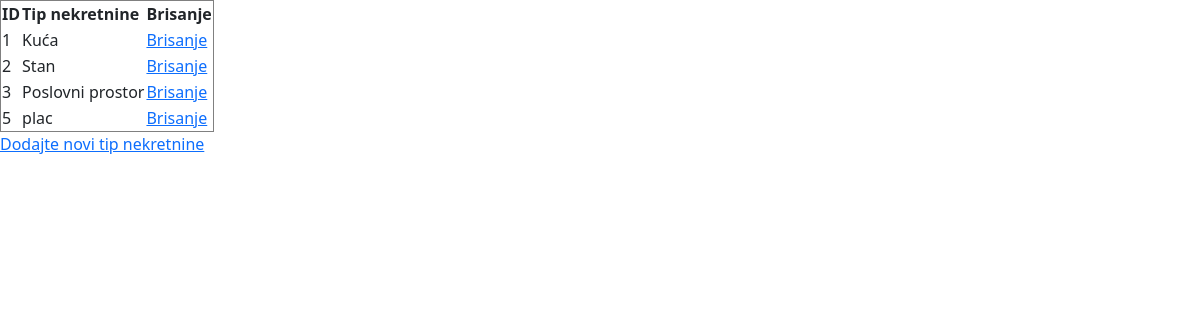
The app's page /tip_nekretnine.php with its own data.
### tables this page shows
CREATE TABLE `tip_nekretnine` (
  `id` int(11) NOT NULL,
  `tip` varchar(255) NOT NULL
);

### tip_nekretnine.php (the view, shortened to what this page needs)
<?php
    include 'db.php';
    $sqli = "SELECT * FROM tip_nekretnine " ;
    $resi = mysqli_query($dbconn, $sqli);
?>
<!DOCTYPE html>
<html lang="en">
<head>
    <link href="https://cdn.jsdelivr.net/npm/bootstrap@5.0.0-beta2/dist/css/bootstrap.min.css" rel="stylesheet">
</head>
<body>
    <table border=1px;>
        <thead>
            <tr>
                <th>
                ID
                </th>
                <th>
                Tip nekretnine
                </th>
                <th>
                Brisanje
                </th>
            </tr>
        </thead>
        <tbody>
           <?php
             while ($redi = mysqli_fetch_assoc($resi)){
                  $id_tempo = $redi['id'];
                  $link7 = "<a href=\"izbrisi_tip_nekretnine.php?id=$id_tempo\">Brisanje</a>";
                  echo "<tr>";
                  echo "<td>".$id_tempo."</td>";
                  echo "<td>".$redi['tip']."</td>";
                  echo "<td>".$link7."</td>";
                  echo "</tr>";
             }
           ?>
        </tbody>
    </table>
    <a href = "novi_tip_nekretnine.php">Dodajte novi tip nekretnine</a>
</body>
</html>

### records on screen
tip_nekretnine: id "1", tip "Kuća"
tip_nekretnine: id "2", tip "Stan"
tip_nekretnine: id "3", tip "Poslovni prostor"
tip_nekretnine: id "5", tip "plac"
